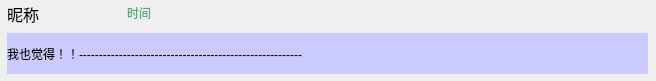
<?xml version="1.0" encoding="UTF-8"?>
<ui version="4.0">
 <class>commentForm</class>
 <widget class="QWidget" name="commentForm">
  <property name="geometry">
   <rect>
    <x>0</x>
    <y>0</y>
    <width>656</width>
    <height>81</height>
   </rect>
  </property>
  <property name="minimumSize">
   <size>
    <width>656</width>
    <height>81</height>
   </size>
  </property>
  <property name="windowTitle">
   <string>Form</string>
  </property>
  <property name="styleSheet">
   <string notr="true"/>
  </property>
  <widget class="QLabel" name="lb_comment">
   <property name="geometry">
    <rect>
     <x>7</x>
     <y>33</y>
     <width>641</width>
     <height>41</height>
    </rect>
   </property>
   <property name="styleSheet">
    <string notr="true">font: 10pt &quot;Agency FB&quot;;
background-color: rgb(202, 202, 255);</string>
   </property>
   <property name="text">
    <string>我也觉得！！--------------------------------------------------------</string>
   </property>
  </widget>
  <widget class="QWidget" name="widget" native="true">
   <property name="geometry">
    <rect>
     <x>7</x>
     <y>2</y>
     <width>649</width>
     <height>31</height>
    </rect>
   </property>
   <property name="minimumSize">
    <size>
     <width>0</width>
     <height>31</height>
    </size>
   </property>
   <property name="maximumSize">
    <size>
     <width>16777215</width>
     <height>31</height>
    </size>
   </property>
   <widget class="QLabel" name="lb_time">
    <property name="geometry">
     <rect>
      <x>120</x>
      <y>0</y>
      <width>531</width>
      <height>21</height>
     </rect>
    </property>
    <property name="styleSheet">
     <string notr="true">color: rgb(85, 170, 127);</string>
    </property>
    <property name="text">
     <string>时间</string>
    </property>
   </widget>
   <widget class="QLabel" name="lb_name">
    <property name="geometry">
     <rect>
      <x>0</x>
      <y>0</y>
      <width>111</width>
      <height>23</height>
     </rect>
    </property>
    <property name="styleSheet">
     <string notr="true">font: 12pt &quot;Agency FB&quot;;
color: rgb(0, 0, 0);</string>
    </property>
    <property name="text">
     <string>&lt;html&gt;&lt;head/&gt;&lt;body&gt;&lt;p&gt;&lt;span style=&quot; font-size:12pt;&quot;&gt;昵称&lt;/span&gt;&lt;/p&gt;&lt;/body&gt;&lt;/html&gt;</string>
    </property>
   </widget>
  </widget>
 </widget>
 <resources/>
 <connections/>
</ui>
